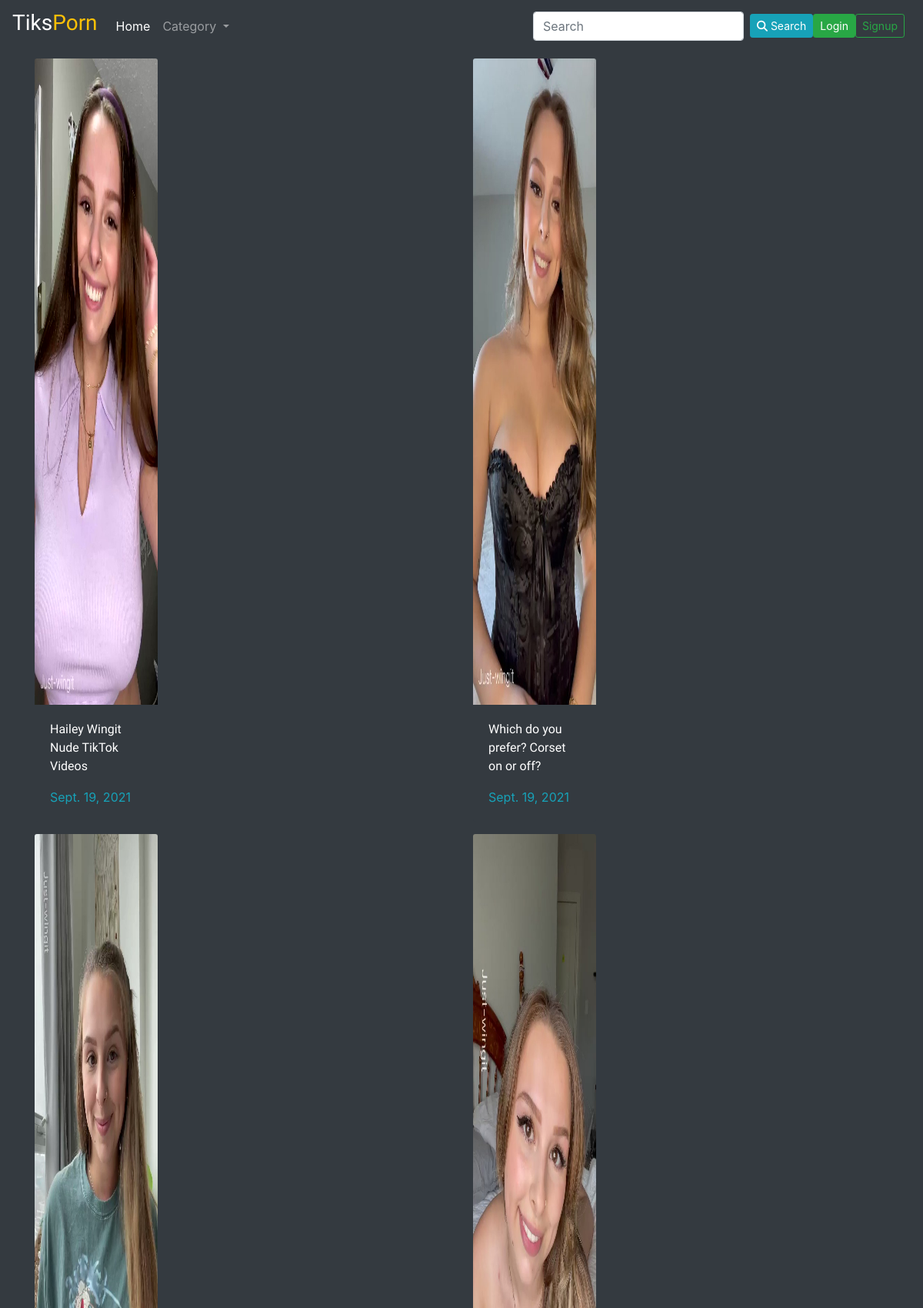
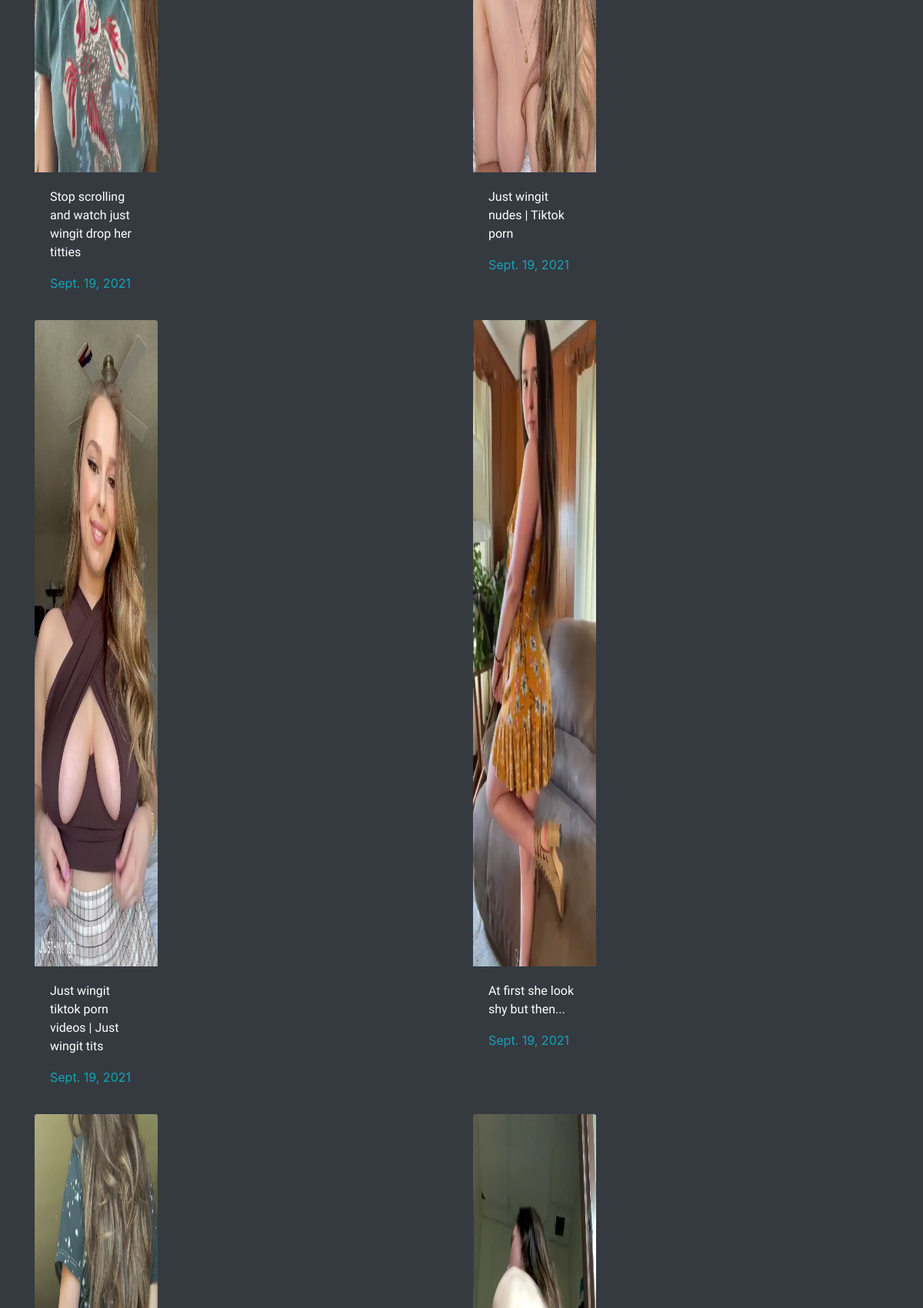
The page / (upper part) on the database its author committed (2 pictures, top to bottom).
### home/models.py (models this page shows, shortened)
class Video(models.Model):
	user = models.ForeignKey(User, on_delete=models.CASCADE)
	title = models.CharField(max_length=100)
	desc = models.TextField()
	video_file = models.FileField(upload_to='videos/')
	thumbnail = models.FileField(upload_to='videos/thumbnail/')
	pub_date = models.DateField(auto_now_add=True)
	tags = TaggableManager()
	likes = models.IntegerField(default=0)
	video_views = models.ManyToManyField(User, related_name='video_views')

### home/views.py (the view)
# urls.py: path('', index, name='home'),
def index(request):
	vids= Video.objects.all().order_by('-id')
	paginator= Paginator(vids,20)
	page_num=request.GET.get('page', 1)
	vids= paginator.page(page_num)
	context={'vids':vids}
	return render(request, 'home.html', context)

### templates/home.html (shortened to what this page needs)
{% extends 'base.html' %}
{% block body%}
  <div class="container">
    <div class="row">
   {% for vid in vids %}
   <div class="col-6">
  <div class="border-0 my-2 bg-dark card" style="width: 10rem;">
  <a href="{% url 'watch-video' vid.id %}"><img class="card-img-top" src="{{vid.thumbnail.url}}" alt="Card image cap"> </a>
  <div class="card-body">
    <a class="dn" href="{% url 'watch-video' vid.id %}"><p class="d text-white">{{vid.title}}</p></a>
    <div class="text-info">
    {{vid.pub_date}}
    </div>
  </div>
 </div>
   </div>
 {% endfor %}
    </div>
</div>
{% endblock %}

### templates/base.html (shortened to what this page needs)
<!doctype html>
<html lang="en">
{% load static %}
  <head>
    <link rel="stylesheet" href="https://stackpath.bootstrapcdn.com/bootstrap/4.3.1/css/bootstrap.min.css">
    <link href="https://unpkg.com/aos@2.3.1/dist/aos.css" rel="stylesheet">
  </head>
  <body class="bg-dark">
    <nav class="navbar navbar-expand-lg navbar-dark bg-dark">
  <a class="navbar-brand" href="{% url 'home' %}"><h3>Tiks<span class="text-warning">Porn</span> </h3></a>
  <div class="collapse navbar-collapse" id="navbarSupportedContent">
    <ul class="navbar-nav mr-auto">
      <li class="nav-item active">
        <a class="nav-link" href="{% url 'home' %}">Home <span class="sr-only">(current)</span></a>
      <li class="nav-item dropdown">
        <a class="nav-link dropdown-toggle" href="#" id="navbarDropdown" role="button" data-toggle="dropdown" aria-haspopup="true" aria-expanded="false">
          Category
        </a>
      </li>
    </ul>
    <form action="{% url 'search' %}" method="post" class="form-inline my-2 my-lg-0">
      <input class="form-control mr-sm-2" type="search" placeholder="Search" name="srch" required>
      <button class="btn btn-info btn-sm my-2 my-sm-0" type="submit"><i class="fa fa-search" aria-hidden="true"></i> Search</button>
    </form>
 {% if user.is_authenticated %}
 <div class="dropdown float-right">
  <button class="btn btn-secondary btn-sm dropdown-toggle" type="button" id="dropdownMenuButton" data-toggle="dropdown" aria-haspopup="true" aria-expanded="false">
    Hi, {{request.user}}
  </button>
  <div class="mr-3 dropdown-menu dropdown-menu-end" aria-labelledby="dropdownMenuButton">
    <a class="dropdown-item" href="#">Upload</a>
    <a class="dropdown-item" href="#">Profile</a>
    <hr>
    <a class="dropdown-item" href="{% url 'logout' %}">Logout</a>
  </div>
</div>
 {% else %}
<button type="button" class="float-right btn btn-success btn-sm" data-toggle="modal" data-target="#exampleModal">
  Login
</button>
<button type="button" class="float-right mr-2 btn btn-outline-success btn-sm" data-toggle="modal" data-target="#signupmodel">
  Signup
</button>
  </div>
 {% endif %}
</nav>
    {% block body %}
    {% endblock %}
  </body>
</html>

### rows shown on the page
Video: thumbnail (picture), title "Hailey Wingit Nude TikTok Videos", pub_date "Sept. 19, 2021"
Video: thumbnail (picture), title "Which do you prefer? Corset on or off?", pub_date "Sept. 19, 2021"
Video: thumbnail (picture), title "Stop scrolling and watch just wingit drop her titties", pub_date "Sept. 19, 2021"
Video: thumbnail (picture), title "Just wingit nudes | Tiktok porn", pub_date "Sept. 19, 2021"
Video: thumbnail (picture), title "Just wingit tiktok porn videos | Just wingit tits", pub_date "Sept. 19, 2021"
Video: thumbnail (picture), title "At first she look shy but then...", pub_date "Sept. 19, 2021"
Video: thumbnail (picture)
Video: thumbnail (picture)
